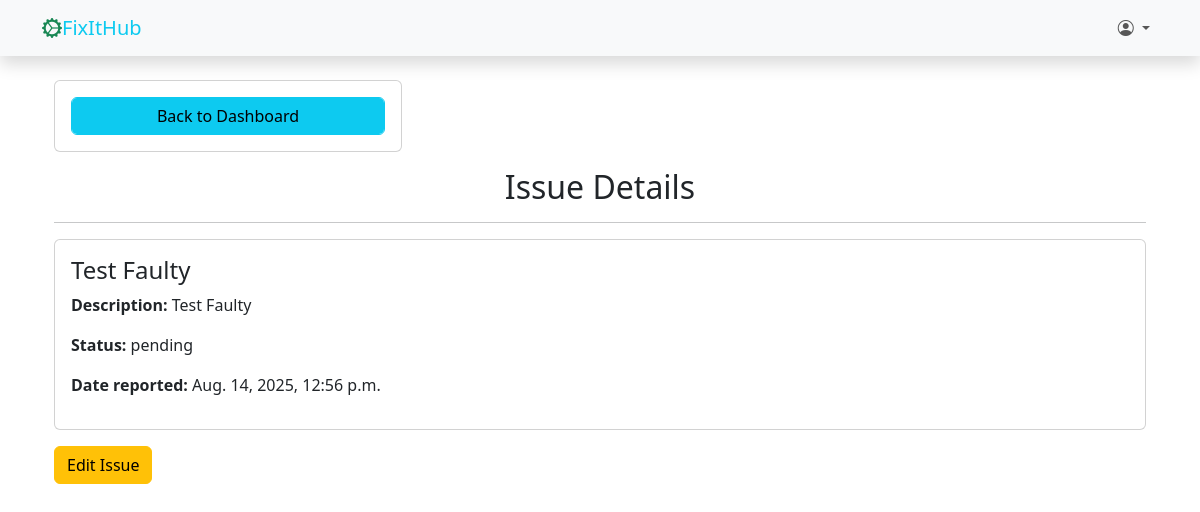
/issue/details/5/ (signed in), run on an earlier commit of the app's database.
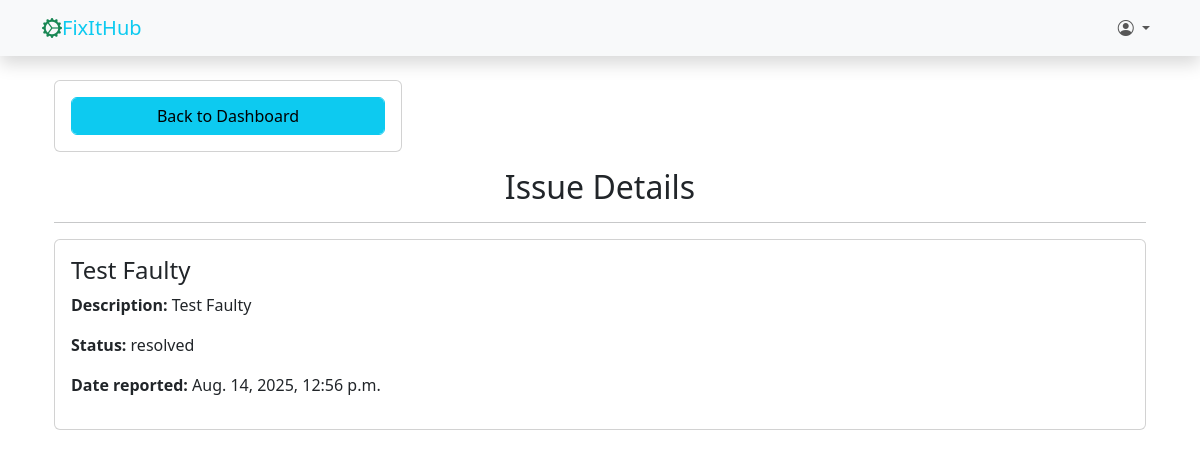
And on a later commit of the database.
### main_app/models.py (models this page shows, shortened)
class Issue(models.Model):
    STATUS_CHOICES = (
        ('pending', 'Pending'),
        ('in_progress', 'In Progress'),
        ('resolved', 'Resolved'),
    )
    title = models.CharField(max_length=255)
    description = models.TextField()
    status = models.CharField(max_length=20, choices=STATUS_CHOICES, default='pending')
    category = models.ForeignKey(Category, null=True, blank=True, on_delete=models.SET_NULL)
    reported_by = models.ForeignKey(CustomUser, on_delete=models.SET_NULL, null=True, blank=True)
    created_at = models.DateTimeField(auto_now_add=True)
    updated_at = models.DateTimeField(auto_now=True)
    class Meta:
        db_table = 'issues'

### main_app/views.py (the view)
# urls.py: path('issue/details/<int:pk>/', views.issue_details, name='issue_details'),
def issue_details(request, pk):
    issue = get_object_or_404(Issue, id=pk)
    can_edit = False
    if request.user.user_type == 2 and issue.reported_by == request.user and issue.status == 'pending':
        can_edit = True
    elif request.user.user_type == 1:
        can_edit = True
    context = {
        'issue': issue,
        'can_edit': can_edit
    }
    return render(request, 'main_app/issue_details.html', context)

### templates/main_app/issue_details.html (shortened to what this page needs)
{% extends 'partials/base.html' %}
{% block content %}
<div class="container mt-4">
    <div class="row mb-3">
        <div class="col-md-4">
            <div class="card">
                <div class="card-body">
                    <a href="{% url 'dashboard' %}" class="btn btn-info form-control">Back to Dashboard</a>
                </div>
            </div>
        </div>
    </div>
    <h2 class="text-center">Issue Details</h2><hr>
    <div class="card">
        <div class="card-body">
            <h4>{{ issue.title }}</h4>
            <p><strong>Description:</strong> {{ issue.description }}</p>
            <p><strong>Status:</strong> {{ issue.status }}</p>
            <p><strong>Date reported:</strong> {{ issue.created_at }}</p>
        </div>
    </div>
    {% if can_edit %}
        {% if request.user.user_type == 2 %}
            <a href="{% url 'edit_my_issue' issue.id %}" class="btn btn-warning mt-3">Edit Issue</a>
        {% elif request.user.user_type == 1 %}
            <a href="{% url 'update_issue' issue.id %}" class="btn btn-primary mt-3">Edit Issue</a>
        {% endif %}
    {% endif %}
</div>
{% endblock %}

What changed in the data, as far as the page shows it:
changed Issue "Test Faulty": status "pending" → "resolved"
Also different on the page:
text no longer shown: "Edit Issue"
